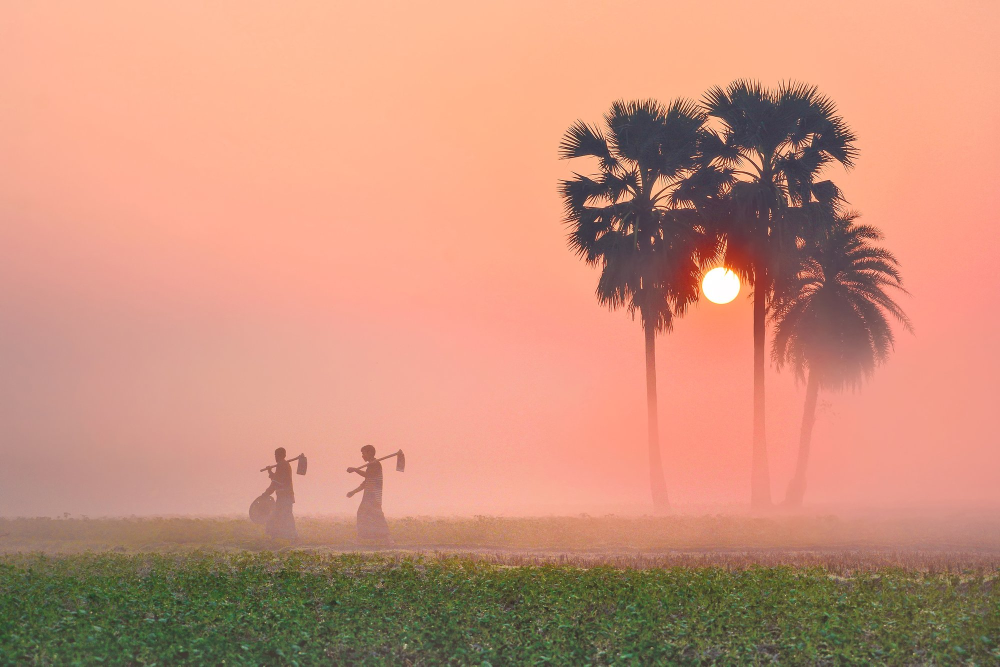
#> input picture samples/sample_0001_foggy-morning.jpg, 2000 x 1333 px (shown at 1/2 size)
$ python _og_build.py
#> lines starting #> are read from the running program, lines starting #| are printed output that depends on the picture; after the words box and inside, x2 and y2 are one past the last pixel; in counts of white or black regions, pixels touching at a corner belong together
"""
Build the Open Graph share image (1200x630) used in WhatsApp / Twitter /
LinkedIn / Facebook / Slack previews when the GitHub Pages URL is pasted.

Output: og-image.jpg (also referenced by index.html via <meta property="og:image">).

DESIGN:
  - 1200x630 (standard OG ratio 1.91:1, supported by all platforms).
  - Left: 510x510 rounded card showing a real before/after split with the
    orange slider line + knob over the center — visually communicates
    "comparison tool" instantly.
  - Right: brand mark (2 dots + name), big 2-line title (second line
    in accent color), subtitle, URL pill at the bottom.

WHY JPEG:
  - WhatsApp aggressively shrinks the thumbnail and prefers small
    payloads. 1200x630 JPEG quality 88 is ~150-180 KB, vs ~500 KB+ as PNG.
  - No transparency needed (the card has a solid dark BG).

FONTS:
  - Title:    Segoe UI Black (heaviest available system font, big visual weight)
  - Brand:    Inter SemiBold
  - Subtitle: Inter Medium
  - URL:      Inter Medium
  - Fallback: default PIL bitmap if the system fonts aren't found
    (only triggers on non-Windows hosts; project is built on Win).

Run:
  python _og_build.py
"""
import os
import sys

from PIL import Image, ImageDraw, ImageFilter, ImageFont

SCRIPT_DIR = os.path.dirname(os.path.abspath(__file__))
OUT_PATH = os.path.join(SCRIPT_DIR, "og-image.jpg")

# Canvas + brand
W, H = 1200, 630
BG = (8, 9, 12)                  # --bg #08090c
BG_CARD = (14, 16, 21)           # --bg-1
FG = (238, 240, 245)             # --fg #eef0f5
FG_2 = (191, 196, 210)           # --fg-2
FG_3 = (125, 131, 149)           # --fg-3
LINE = (38, 42, 54)              # --line
BEFORE = (108, 199, 255)         # --before
ACCENT = (255, 174, 60)          # --after / --accent
ACCENT_BG = (255, 174, 60, 22)   # accent at low alpha for the URL pill

FONT_CANDIDATES = {
    "title": [
        "C:/Windows/Fonts/seguibl.ttf",   # Segoe UI Black
        "C:/Windows/Fonts/segoeuib.ttf",  # Segoe UI Bold (fallback)
        "C:/Windows/Fonts/arialbd.ttf",
    ],
    "semibold": [
        "C:/Windows/Fonts/Inter-SemiBold.ttf",
        "C:/Windows/Fonts/segoeuib.ttf",
        "C:/Windows/Fonts/arialbd.ttf",
    ],
    "medium": [
        "C:/Windows/Fonts/Inter-Medium.ttf",
        "C:/Windows/Fonts/Inter-Regular.ttf",
        "C:/Windows/Fonts/segoeui.ttf",
        "C:/Windows/Fonts/arial.ttf",
    ],
}


def load_font(kind: str, size: int) -> ImageFont.FreeTypeFont:
    """First existing TTF in the candidate list, at the requested size."""
    for path in FONT_CANDIDATES[kind]:
        if os.path.isfile(path):
            return ImageFont.truetype(path, size)
    # Last resort — PIL's built-in bitmap. Looks awful at big sizes,
    # but at least the script doesn't crash on a fresh dev box.
    print(f"WARN: no TTF found for '{kind}', using default bitmap", file=sys.stderr)
    return ImageFont.load_default()


def square_crop(im: Image.Image, size: int) -> Image.Image:
    """Center-crop to square and resize to `size`x`size`."""
    w, h = im.size
    s = min(w, h)
    cx, cy = w // 2, h // 2
    im = im.crop((cx - s // 2, cy - s // 2, cx + s // 2, cy + s // 2))
    return im.resize((size, size), Image.LANCZOS)


def rounded_mask(size_w: int, size_h: int, radius: int) -> Image.Image:
    m = Image.new("L", (size_w, size_h), 0)
    ImageDraw.Draw(m).rounded_rectangle((0, 0, size_w, size_h),
                                        radius=radius, fill=255)
    return m


def build() -> Image.Image:
    img = Image.new("RGB", (W, H), BG)
    draw = ImageDraw.Draw(img, "RGBA")

    # ------- LEFT: rounded card with split before/after -------
    card_size = 510
    card_x = 60
    card_y = (H - card_size) // 2

    # Slight outer glow / shadow under the card — gives the card "lift".
    shadow = Image.new("RGBA", (card_size + 80, card_size + 80), (0, 0, 0, 0))
#> shadow: PIL image 590x590 RGBA; every value is 0
    sd = ImageDraw.Draw(shadow)
    sd.rounded_rectangle((40, 40, card_size + 40, card_size + 40),
                         radius=32, fill=(0, 0, 0, 180))
    shadow = shadow.filter(ImageFilter.GaussianBlur(radius=24))
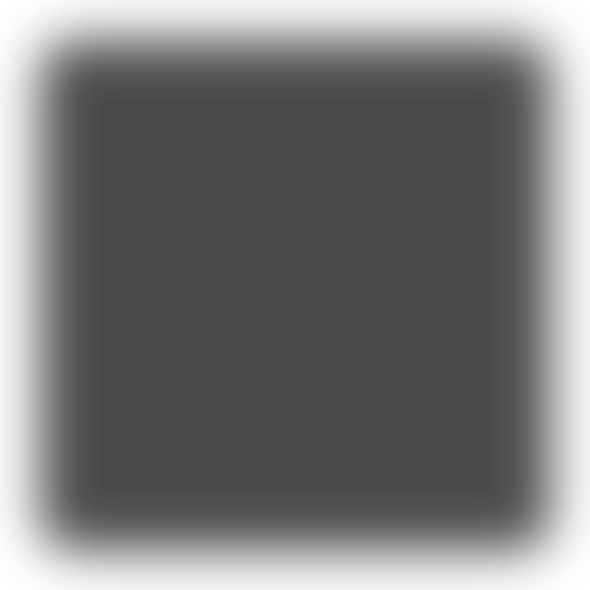
#> shadow: PIL image 590x590 RGBA; mean R, G, B, A 0, 0, 0, 134.2; transparent parts drawn white
    img.paste(shadow, (card_x - 40, card_y - 30), shadow)

    # Card background (slightly lighter than main BG for visual separation).
    bg_panel = Image.new("RGBA", (card_size, card_size), BG_CARD + (255,))
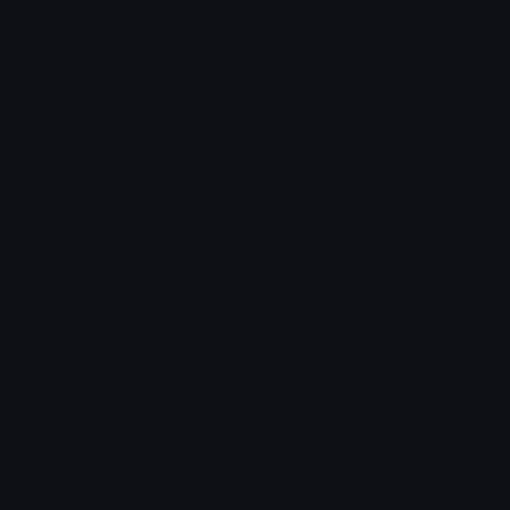
#> bg_panel: PIL image 510x510 RGBA; mean R, G, B, A 14, 16, 21, 255
    img.paste(bg_panel, (card_x, card_y), rounded_mask(card_size, card_size, 28))
#> in rounded_mask, `m = Image.new("L", (size_w, size_h), 0)`: m: PIL image 510x510 L; every value is 0
#> in rounded_mask, `ImageDraw.Draw(m).rounded_rectangle((0, 0, size_w, size_h), radius=rad..`:
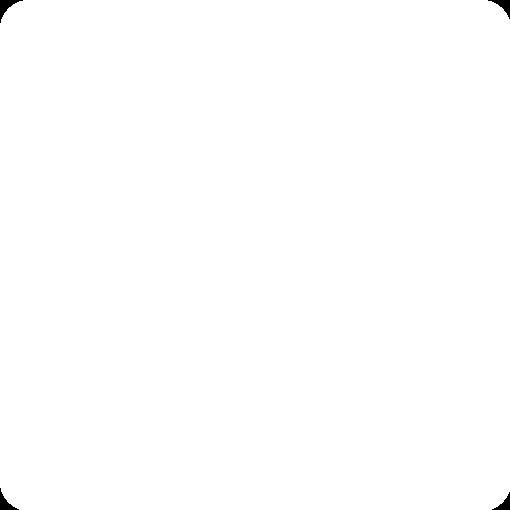
#> m: PIL image 510x510 L; 99.8% white; 4 black regions, box (x1, y1, x2, y2) and area: (0, 0, 23, 23) 174, (488, 0, 510, 19) 151, (0, 488, 19, 510) 151, (492, 492, 510, 510) 129

    # Real before/after halves. We pick foggy-morning because it has the
    # most dramatic visible difference (warm dehaze) and the silhouettes
    # read well at thumb scale.
    samples_dir = os.path.join(SCRIPT_DIR, "samples")
    before_path = os.path.join(samples_dir, "sample_0001_foggy-morning.jpg")
    after_path = os.path.join(samples_dir, "sample_0001_foggy-morning_edited.jpg")
    if not (os.path.isfile(before_path) and os.path.isfile(after_path)):
        raise RuntimeError(
            "Samples not found. Run `python _samples_build.py` first."
        )

    inner_pad = 14  # breathing room between card edge and photo
    inner_size = card_size - inner_pad * 2

    with Image.open(before_path) as bi, Image.open(after_path) as ai:
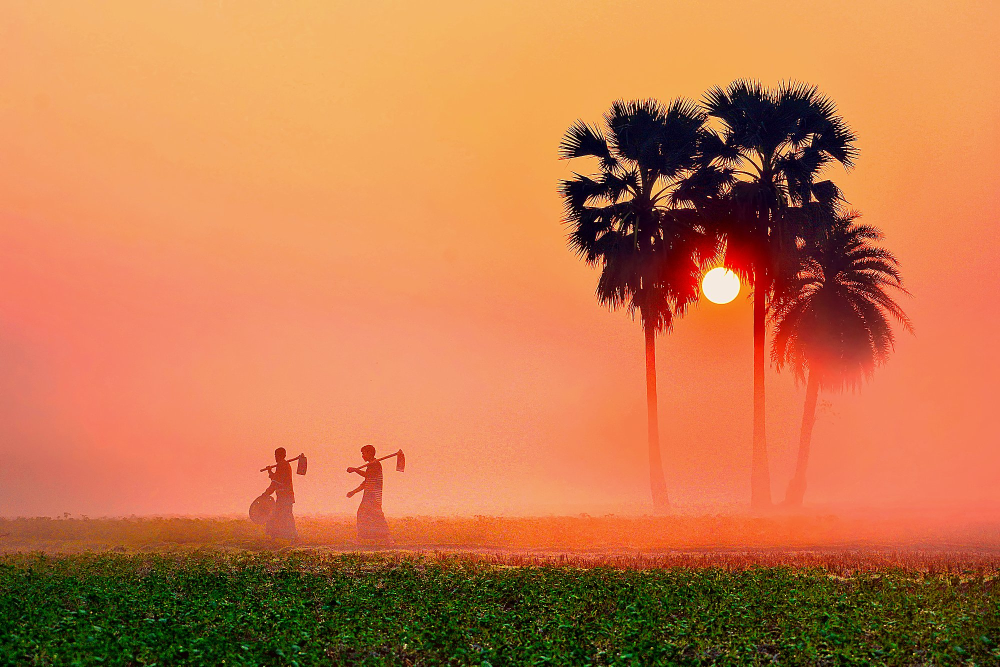
#> input picture samples/sample_0001_foggy-morning_edited.jpg, 2000 x 1333 px (shown at 1/2 size)
#> bi is the input picture: PIL image 2000x1333 RGB; mean R, G, B 203.1, 145.7, 122.9
#> ai is the input picture: PIL image 2000x1333 RGB; mean R, G, B 195.9, 120.5, 74.5
        before_sq = square_crop(bi, inner_size)
        after_sq = square_crop(ai, inner_size)
#> call 2 of square_crop, with size = 482
#> in square_crop (call 2), `return im.resize((size, size), Image.LANCZOS)`:
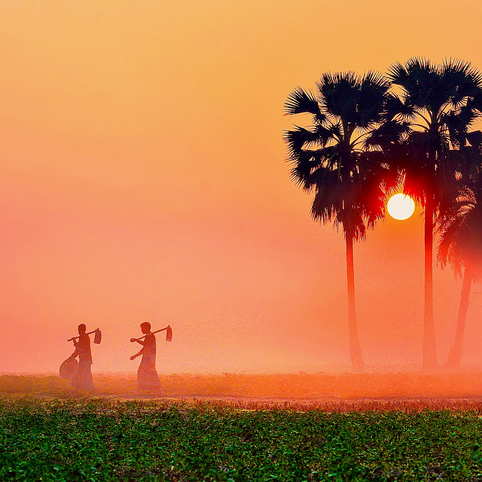
#> returned value: PIL image 482x482 RGB; mean R, G, B 192, 119.9, 72.6

    split = Image.new("RGB", (inner_size, inner_size))
#> split: PIL image 482x482 RGB; every value is 0
    half = inner_size // 2
    split.paste(before_sq.crop((0, 0, half, inner_size)), (0, 0))
    split.paste(after_sq.crop((half, 0, inner_size, inner_size)), (half, 0))
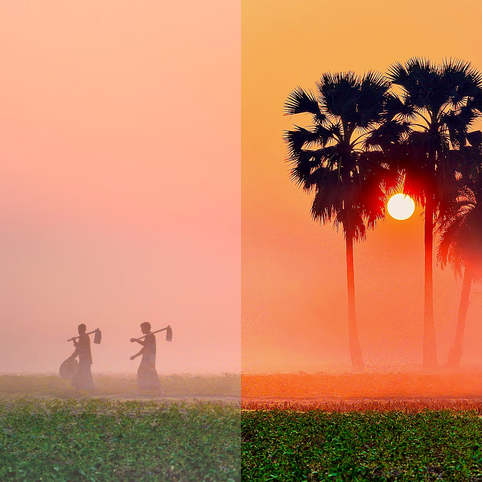
#> split: PIL image 482x482 RGB; mean R, G, B 195.2, 129.8, 96.2

    # Round the inner photo corners slightly less than the card (visual nesting).
    inner_mask = rounded_mask(inner_size, inner_size, 16)
#> in rounded_mask (call 2), `m = Image.new("L", (size_w, size_h), 0)`: m: PIL image 482x482 L; every value is 0
#> in rounded_mask (call 2), `ImageDraw.Draw(m).rounded_rectangle((0, 0, size_w, size_h), radius=rad..`: m: PIL image 482x482 L; 99.9% white; 4 black regions, box (x1, y1, x2, y2) and area: (0, 0, 13, 13) 61, (470, 0, 482, 10) 48, (0, 470, 10, 482) 48, (473, 473, 482, 482) 36
    img.paste(split, (card_x + inner_pad, card_y + inner_pad), inner_mask)

    # Slider: thin vertical line + center knob (mirrors the live UI).
    slider_x = card_x + inner_pad + half
    line_top = card_y + inner_pad
    line_bot = card_y + inner_pad + inner_size
    draw.rectangle((slider_x - 2, line_top, slider_x + 2, line_bot),
                   fill=ACCENT + (255,))
    knob_r = 30
    knob_y = card_y + card_size // 2
    # White ring → orange ring → dark center (matches live app handle).
    draw.ellipse((slider_x - knob_r, knob_y - knob_r,
                  slider_x + knob_r, knob_y + knob_r),
                 fill=BG_CARD + (255,), outline=ACCENT + (255,), width=5)
    inner_knob = 9
    draw.ellipse((slider_x - inner_knob, knob_y - inner_knob,
                  slider_x + inner_knob, knob_y + inner_knob),
                 fill=ACCENT + (255,))

    # Tiny "Antes" / "Depois" badges on each half — bottom corners.
    badge_font = load_font("semibold", 16)
    pad = 10
    for side, label, color, anchor in [
        ("left", "ANTES", BEFORE, (card_x + inner_pad + 14, card_y + card_size - inner_pad - 32)),
        ("right", "DEPOIS", ACCENT, (card_x + card_size - inner_pad - 14, card_y + card_size - inner_pad - 32)),
    ]:
        tw = draw.textlength(label, font=badge_font)
        bw = int(tw + 22)
        bx = anchor[0] if side == "left" else anchor[0] - bw
        by = anchor[1]
        draw.rounded_rectangle((bx, by, bx + bw, by + 26),
                               radius=13, fill=(0, 0, 0, 130))
        draw.text((bx + 11, by + 4), label, font=badge_font,
                  fill=color + (255,))
#> this loop made 2 passes
#> (tw, bw, bx) on passes 1 to 2: (32, 54, 88), (35, 57, 485)

    # ------- RIGHT: brand + title + subtitle + URL pill -------
    rx = 620           # left edge of the text column
    rmax = W - 50      # right edge of canvas with breathing room
    text_w = rmax - rx

    # Brand row (logo + name) at the top.
    brand_y = card_y + 8
    dot_r = 11
    draw.ellipse((rx, brand_y, rx + dot_r * 2, brand_y + dot_r * 2),
                 fill=BEFORE + (255,))
    draw.ellipse((rx + dot_r * 2 - 6, brand_y, rx + dot_r * 4 - 6, brand_y + dot_r * 2),
                 fill=ACCENT + (255,))
    brand_font = load_font("semibold", 20)
    draw.text((rx + dot_r * 4 + 8, brand_y + 1),
              "IMAGE-PAIR-VIEWER", font=brand_font,
              fill=FG_2 + (255,))

    # Big title — two lines, 2nd line in accent color.
    title_font = load_font("title", 78)
    line1 = "Compare any"
    line2 = "before & after."
    title_y = brand_y + 70
    draw.text((rx, title_y), line1, font=title_font, fill=FG + (255,))
    # Measure line height via bbox for tight vertical packing.
    bbox1 = draw.textbbox((rx, title_y), line1, font=title_font)
#> bbox1 = (620, 140, 682, 150)
    line_h = bbox1[3] - bbox1[1]
#> line_h = 10
    draw.text((rx, title_y + int(line_h * 1.05)),
              line2, font=title_font, fill=ACCENT + (255,))

    # Subtitle — two lines of body copy.
    sub_font = load_font("medium", 24)
    sub_y = title_y + int(line_h * 2.2) + 24
#> sub_y = 184
    subtitle_lines = [
        "Slider, side-by-side & solo modes — EXIF, GPS, 8",
        "languages. Zero upload, runs in your browser.",
    ]
    for i, ln in enumerate(subtitle_lines):
        draw.text((rx, sub_y + i * 34), ln, font=sub_font,
                  fill=FG_2 + (255,))

    # URL pill at the bottom — accent-tinted background.
    url = "vinisouza128.github.io/image-pair-viewer"
    url_font = load_font("medium", 22)
    url_w = draw.textlength(url, font=url_font)
#> url_w = 195
    pill_pad_x = 20
    pill_pad_y = 10
    pill_w = int(url_w + pill_pad_x * 2)
#> pill_w = 235
    pill_h = 44
    pill_x = rx
    pill_y = card_y + card_size - pill_h + 8
    draw.rounded_rectangle((pill_x, pill_y, pill_x + pill_w, pill_y + pill_h),
                           radius=pill_h // 2, fill=ACCENT_BG,
                           outline=ACCENT + (90,), width=1)
    draw.text((pill_x + pill_pad_x, pill_y + pill_pad_y - 2),
              url, font=url_font, fill=ACCENT + (255,))

    return img


def main() -> int:
    img = build()
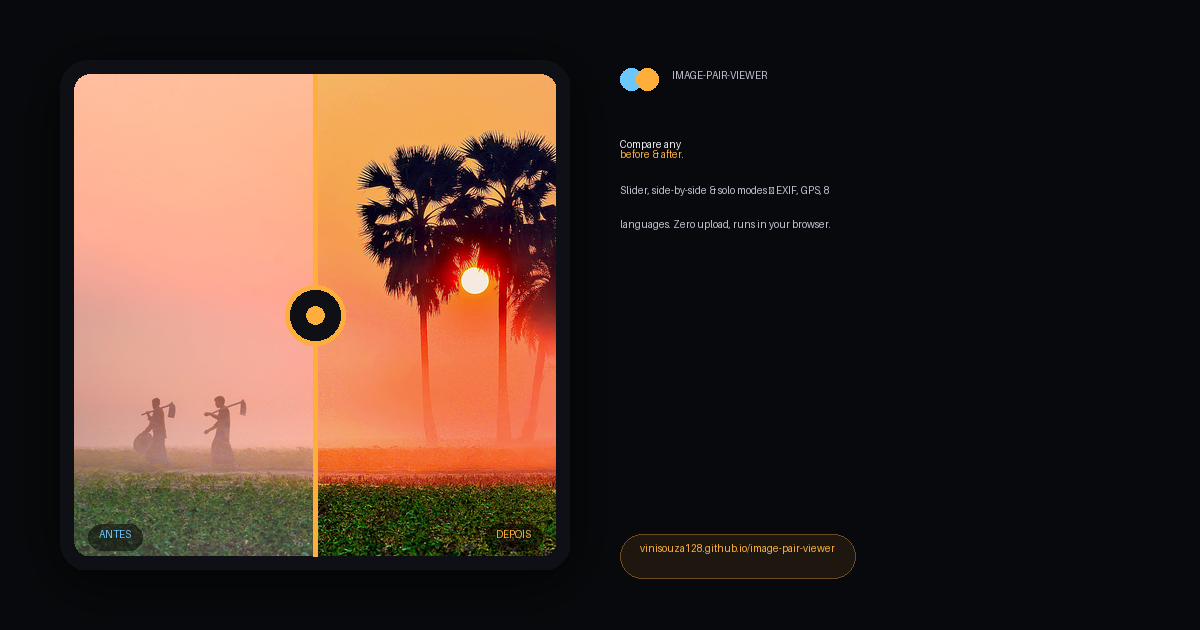
#> img: PIL image 1200x630 RGB; mean R, G, B 66.1, 46.7, 38.1
    # JPEG quality 88 — visually lossless at this size, ~150-180 KB.
    img.save(OUT_PATH, format="JPEG", quality=88, optimize=True, progressive=True)
    sz = os.path.getsize(OUT_PATH)
    print(f"Wrote {OUT_PATH} ({sz/1024:.1f} KB)")
    return 0


if __name__ == "__main__":
    sys.exit(main())
#> (the program exits here)
